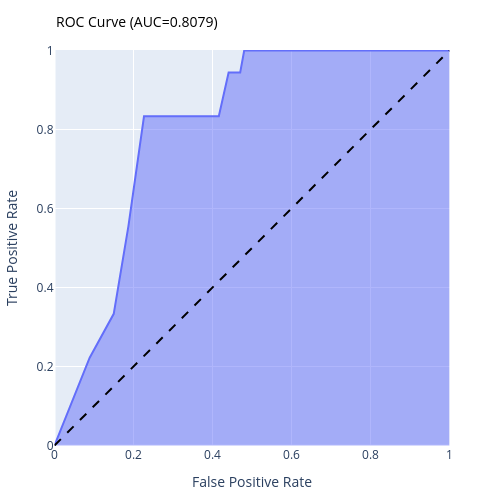

Notebook cell for this chart:
### Code cell
# 1. Filter data where 'feature_selector_idx' is best_idx
filtered_df = roc_data_set_df[roc_data_set_df['feature_selector_idx'] == best_idx].copy()

# 2. Add (0,0) and (1,1) points to complete the curve
filtered_df.loc[-1] = {'False positive rate': 0.0, 'True positive rate': 0.0, 'feature_selector_idx': 0}
filtered_df.loc[len(filtered_df)] = {'False positive rate': 1.0, 'True positive rate': 1.0, 'feature_selector_idx': 0}
filtered_df.sort_values(by='False positive rate', inplace=True)

# 3. Calculate AUC value
roc_auc = auc(filtered_df['False positive rate'], filtered_df['True positive rate'])
roc_auc = round(roc_auc, 4)

# 4. Create chart with Plotly Express
fig = px.area(
    filtered_df,
    x='False positive rate',
    y='True positive rate',
    labels={'False positive rate': 'False Positive Rate', 'True positive rate': 'True Positive Rate'}
)

# Add random classifier (dotted line)
fig.add_scatter(
    x=[0, 1],
    y=[0, 1],
    mode='lines',
    line=dict(dash='dash', color='black'),
    name='Random Classifier'
)

# 5. Set layout and AUC annotation
fig.update_layout(
    xaxis_title='False Positive Rate',
    yaxis_title='True Positive Rate',
    xaxis=dict(range=[0, 1], constrain='domain'),
    yaxis=dict(range=[0, 1], scaleanchor='x', scaleratio=1),
    showlegend=False,
    width=500,
    height=500,
    margin=dict(l=50, r=50, t=50, b=50),
    title_x=0.5,
    annotations=[
        dict(
            xref='paper',
            yref='paper',
            x=0,
            y=1.1,
            text=f'ROC Curve (AUC={roc_auc})',
            showarrow=False,
            font=dict(size=14, color='black'),
            align='left'
        )
    ]
)

# 6. Save image to the specified folder
file_path = os.path.join(save_path, 'ROC_Curve.png')

# Create folder if it doesn't exist
os.makedirs(os.path.dirname(file_path), exist_ok=True)

# Save as image file
fig.write_image(file_path)

# Display chart in VS Code
fig.show()

print(f"ROC chart has been saved to {file_path}.")

### Figure 1 — Plotly figure (JSON) as saved in the notebook; plotly's stock layout.template omitted (floating-point values rounded to 4 significant figures)
{"data": [{"fillpattern": {"shape": ""}, "hovertemplate": "False Positive Rate=%{x}<br>True Positive Rate=%{y}<extra></extra>", "legendgroup": "", "line": {"color": "#636efa"}, "marker": {"symbol": "circle"}, "mode": "lines", "name": "", "orientation": "v", "showlegend": false, "stackgroup": "1", "type": "scatter", "x": [0.0, 0.0, 0.08906, 0.08906, 0.08906, 0.08906, 0.08906, 0.1499, 0.1499, 0.1499, 0.1499, 0.1499, 0.1871, 0.1871, 0.1871, 0.1871, 0.1871, 0.2266, 0.2266, 0.2266, 0.2266, 0.2266, 0.2706, 0.2706, 0.2706, 0.2706, 0.2706, 0.2886, 0.2886, 0.2886, 0.2886, 0.2886, 0.3179, 0.3179, 0.3179, 0.3179, 0.3179, 0.3472, 0.3472, 0.3472, 0.3472, 0.3472, 0.3675, 0.3675, 0.3675, 0.3675, 0.3675, 0.3799, 0.3799, 0.3799, 0.3799, 0.3799, 0.3991, 0.3991, 0.3991, 0.3991, 0.3991, 0.416, 0.416, 0.416, 0.416, 0.416, 0.4408, 0.4408, 0.4408, 0.4408, 0.4408, 0.4555, 0.4555, 0.4555, 0.4555, 0.4555, 0.4701, 0.4701, 0.4701, 0.4701, 0.4701, 0.4803, 0.4803, 0.4803, 0.4803, 0.4803, 0.4927, 0.4927, 0.4927, 0.4927, 0.4927, 0.5163, 0.5163, 0.5163, 0.5163, 0.5163, 0.5333, 0.5333, 0.5333, 0.5333, 0.5333, 0.5558, 0.5558, 0.5558, 1.0, 1.0], "xaxis": "x", "y": [0.0, 0.0, 0.2222, 0.2222, 0.2222, 0.2222, 0.2222, 0.3333, 0.3333, 0.3333, 0.3333, 0.3333, 0.5556, 0.5556, 0.5556, 0.5556, 0.5556, 0.8333, 0.8333, 0.8333, 0.8333, 0.8333, 0.8333, 0.8333, 0.8333, 0.8333, 0.8333, 0.8333, 0.8333, 0.8333, 0.8333, 0.8333, 0.8333, 0.8333, 0.8333, 0.8333, 0.8333, 0.8333, 0.8333, 0.8333, 0.8333, 0.8333, 0.8333, 0.8333, 0.8333, 0.8333, 0.8333, 0.8333, 0.8333, 0.8333, 0.8333, 0.8333, 0.8333, 0.8333, 0.8333, 0.8333, 0.8333, 0.8333, 0.8333, 0.8333, 0.8333, 0.8333, 0.9444, 0.9444, 0.9444, 0.9444, 0.9444, 0.9444, 0.9444, 0.9444, 0.9444, 0.9444, 0.9444, 0.9444, 0.9444, 0.9444, 0.9444, 1.0, 1.0, 1.0, 1.0, 1.0, 1.0, 1.0, 1.0, 1.0, 1.0, 1.0, 1.0, 1.0, 1.0, 1.0, 1.0, 1.0, 1.0, 1.0, 1.0, 1.0, 1.0, 1.0, 1.0, 1.0], "yaxis": "y"}, {"line": {"color": "black", "dash": "dash"}, "mode": "lines", "name": "Random Classifier", "type": "scatter", "x": [0, 1], "y": [0, 1]}], "layout": {"annotations": [{"align": "left", "font": {"color": "black", "size": 14}, "showarrow": false, "text": "ROC Curve (AUC=0.8079)", "x": 0, "xref": "paper", "y": 1.1, "yref": "paper"}], "height": 500, "legend": {"tracegroupgap": 0}, "margin": {"b": 50, "l": 50, "r": 50, "t": 50}, "showlegend": false, "title": {"x": 0.5}, "width": 500, "xaxis": {"anchor": "y", "constrain": "domain", "domain": [0, 1], "range": [0, 1], "title": {"text": "False Positive Rate"}}, "yaxis": {"anchor": "x", "domain": [0, 1], "range": [0, 1], "scaleanchor": "x", "scaleratio": 1, "title": {"text": "True Positive Rate"}}}}
